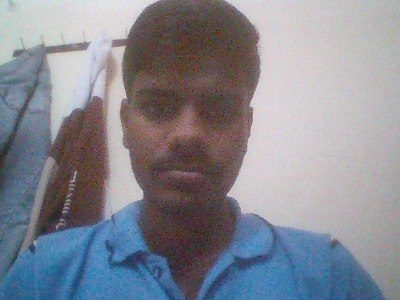
#> input picture backend/dataset/a@g.c/0.jpg, 400 x 300 px
$ python -i feature_encoding.py   (imports and definitions only)   (older library calls are emulated)
#> lines starting #> are read from the running program, lines starting #| are printed output that depends on the picture
#> further down, picture is the input picture: shape (300, 400, 3); mean B, G, R 145.1, 135.9, 133.7
import cv2
import face_recognition
import os
import sys
import numpy as np
from sklearn.preprocessing import normalize

# -------------------------------------------------------------
# SIMPLE ROBUST FACE ENCODER (HOG + LBP Feature Vector)
# -------------------------------------------------------------
class RobustFaceEncoder:
    def extract_face_features(self, image):
        # Convert to grayscale
        gray = cv2.cvtColor(image, cv2.COLOR_BGR2GRAY)
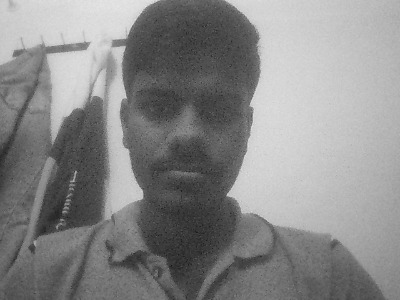
#> gray: shape (300, 400); min 19, max 234, mean 136.3

        # Resize to standard size
        resized = cv2.resize(gray, (128, 128))
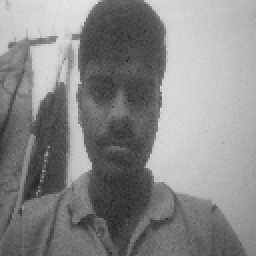
#> resized: shape (128, 128) (shown 2 times larger); min 38, max 228, mean 136.2

        return self._combine_features(resized)

    def _combine_features(self, gray):
        features = []

        # HOG-like gradients
        gx = cv2.Sobel(gray, cv2.CV_64F, 1, 0, ksize=3)
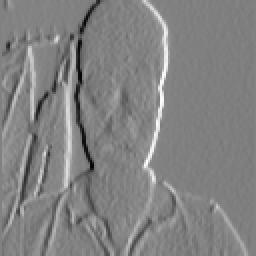
#> gx: shape (128, 128) float64 (shown 2 times larger); min -450, max 435, mean 2.8; drawn with min black and max white
        gy = cv2.Sobel(gray, cv2.CV_64F, 0, 1, ksize=3)
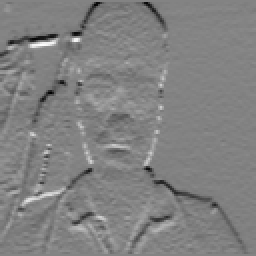
#> gy: shape (128, 128) float64 (shown 2 times larger); min -361, max 339, mean -5.7; drawn with min black and max white
        magnitude = np.sqrt(gx**2 + gy**2)
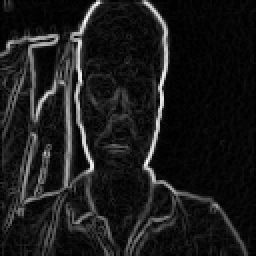
#> magnitude: shape (128, 128) float64 (shown 2 times larger); min 0, max 472.4, mean 50.4; drawn with min black and max white
        angle = np.arctan2(gy, gx)
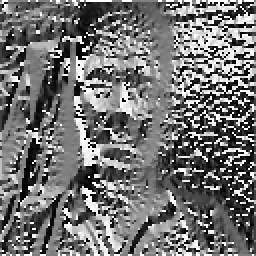
#> angle: shape (128, 128) float64 (shown 2 times larger); min -3.14, max 3.14, mean -0.291; drawn with min black and max white

        cell_size = 16
        for i in range(0, gray.shape[0], cell_size):
            for j in range(0, gray.shape[1], cell_size):
                mag_cell = magnitude[i:i+cell_size, j:j+cell_size]
                ang_cell = angle[i:i+cell_size, j:j+cell_size]
                hist, _ = np.histogram(
                    ang_cell,
                    bins=9,
                    range=(-np.pi, np.pi),
                    weights=mag_cell
                )
                features.extend(hist)
#> after the loop, features = 576 values, max 15467.2 at index 121, min 0 at index 283, mean 1434

        # LBP
        lbp_vals = []
        for i in range(1, gray.shape[0]-1, 8):
            for j in range(1, gray.shape[1]-1, 8):
                center = gray[i, j]
                neighbors = [
                    gray[i-1, j-1], gray[i-1, j], gray[i-1, j+1],
                    gray[i, j+1], gray[i+1, j+1], gray[i+1, j],
                    gray[i+1, j-1], gray[i, j-1]
                ]
                val = 0
                for idx, n in enumerate(neighbors):
                    if n >= center:
                        val |= (1 << idx)
                lbp_vals.append(val)
#> after the loop, lbp_vals = 256 values, max 255 at index 4, min 0 at index 17, mean 134.3

        lbp_hist, _ = np.histogram(lbp_vals, bins=256, range=(0, 256))
#> lbp_hist = 256 values, max 22 at index 255, min 0 at index 4, mean 1
        features.extend(lbp_hist.tolist())

        # Stats
        features.extend([
            np.mean(gray),
            np.std(gray),
            np.median(gray),
            np.var(gray),
        ])

        return np.array(features, dtype=np.float32)


# -------------------------------------------------------------
# SAFE IMAGE LOAD
# -------------------------------------------------------------
# [94 lines left out: functions load_clean_image, encode_faces, not called in this run]


# [3 lines not run here, left out]

>>> import cv2
>>> picture = cv2.imread('../dataset/a@g.c/0.jpg')
>>> result = RobustFaceEncoder().extract_face_features(picture)
#> result = 836 values, max 15467.2 at index 121, min 0 at index 283, mean 992.2

$ run again, on backend/dataset/a_1763272187726/1.jpg
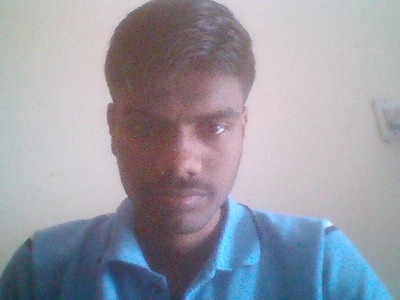
#> input picture backend/dataset/a_1763272187726/1.jpg, 400 x 300 px
#> picture is the input picture: shape (300, 400, 3); mean B, G, R 164.8, 154.3, 153.2
#> in _combine_features, `magnitude = np.sqrt(gx**2 + gy**2)`:
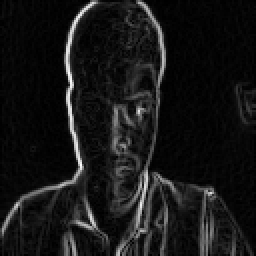
#> magnitude: shape (128, 128) float64 (shown 2 times larger); min 0, max 432.4, mean 38.7; drawn with min black and max white
#> in _combine_features, `angle = np.arctan2(gy, gx)`:
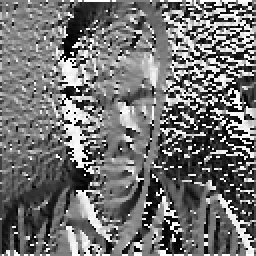
#> angle: shape (128, 128) float64 (shown 2 times larger); min -3.14, max 3.14, mean -0.298; drawn with min black and max white
#> after the loop in _combine_features, `for i in range(0, gray.shape[0], cell_size):`: features = 576 values, max 15571.9 at index 314, min 0 at index 68, mean 1100.5
#> after the loop in _combine_features, `for i in range(1, gray.shape[0]-1, 8):`: lbp_vals = 256 values, max 255 at index 0, min 0 at index 23, mean 136.1
#> lbp_hist = 256 values, max 24 at index 255, min 0 at index 4, mean 1
#> result = 836 values, max 15571.9 at index 314, min 0 at index 68, mean 762

$ run again, on backend/dataset/a_1763272187726/2.jpg
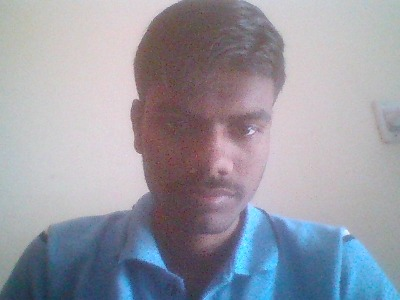
#> input picture backend/dataset/a_1763272187726/2.jpg, 400 x 300 px
#> picture is the input picture: shape (300, 400, 3); mean B, G, R 164.9, 154.1, 153.1
#> in _combine_features, `magnitude = np.sqrt(gx**2 + gy**2)`:
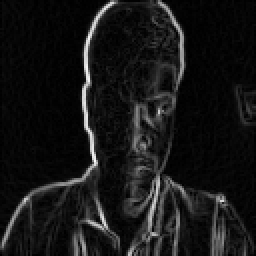
#> magnitude: shape (128, 128) float64 (shown 2 times larger); min 0, max 435.7, mean 38.4; drawn with min black and max white
#> in _combine_features, `angle = np.arctan2(gy, gx)`:
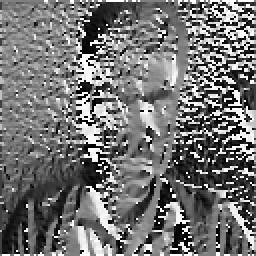
#> angle: shape (128, 128) float64 (shown 2 times larger); min -3.14, max 3.14, mean -0.285; drawn with min black and max white
#> after the loop in _combine_features, `for i in range(0, gray.shape[0], cell_size):`: features = 576 values, max 14275 at index 472, min 0 at index 0, mean 1093.4
#> after the loop in _combine_features, `for i in range(1, gray.shape[0]-1, 8):`: lbp_vals = 256 values, max 255 at index 5, min 0 at index 56, mean 140.1
#> lbp_hist = 256 values, max 35 at index 255, min 0 at index 10, mean 1
#> result = 836 values, max 14275 at index 472, min 0 at index 0, mean 757.1

$ run again, on backend/dataset/b@g.c/0.jpg
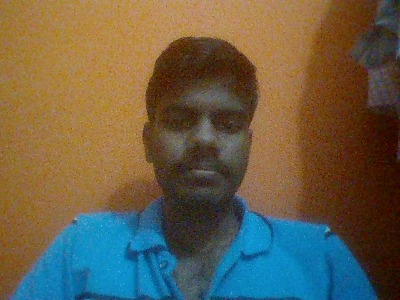
#> input picture backend/dataset/b@g.c/0.jpg, 400 x 300 px
#> picture is the input picture: shape (300, 400, 3); mean B, G, R 74.7, 94.7, 103.2
#> in _combine_features, `magnitude = np.sqrt(gx**2 + gy**2)`:
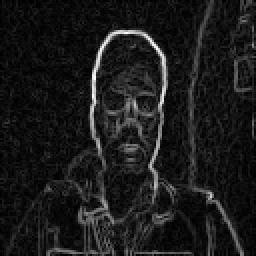
#> magnitude: shape (128, 128) float64 (shown 2 times larger); min 0, max 347.9, mean 36.9; drawn with min black and max white
#> in _combine_features, `angle = np.arctan2(gy, gx)`:
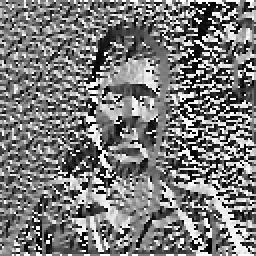
#> angle: shape (128, 128) float64 (shown 2 times larger); min -3.14, max 3.14, mean -0.115; drawn with min black and max white
#> after the loop in _combine_features, `for i in range(0, gray.shape[0], cell_size):`: features = 576 values, max 10923.3 at index 99, min 14.14 at index 59, mean 1048.6
#> after the loop in _combine_features, `for i in range(1, gray.shape[0]-1, 8):`: lbp_vals = 256 values, max 255 at index 0, min 0 at index 17, mean 140.5
#> lbp_hist = 256 values, max 26 at index 255, min 0 at index 5, mean 1
#> result = 836 values, max 10923.3 at index 99, min 0 at index 581, mean 724.6
